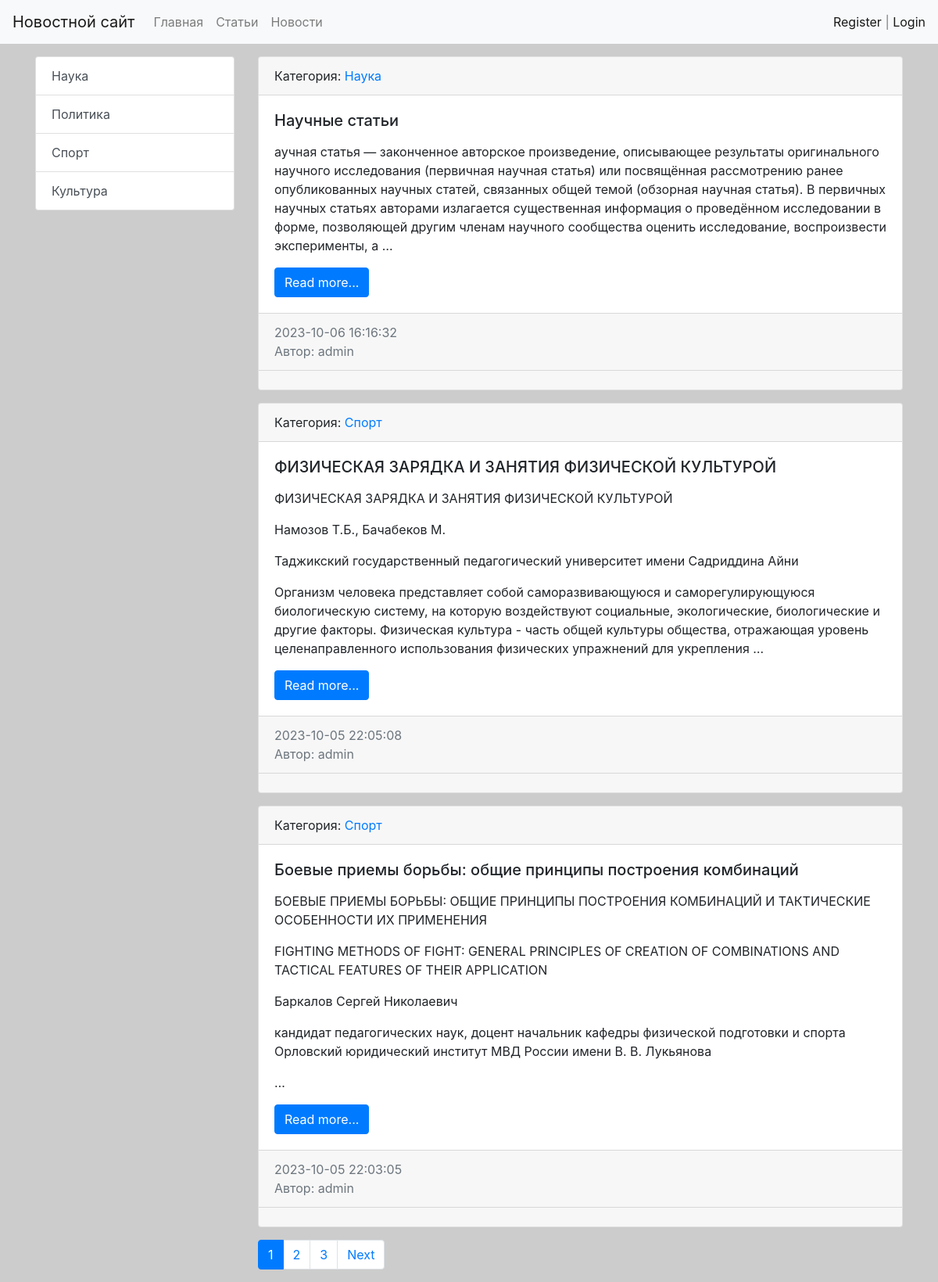
The page /news/articles/ on the database its author committed.
### news/models.py (models this page shows, shortened)
class Category(models.Model):
    name = models.CharField(max_length=64, unique=True)
    def get_absolute_url(self):
        return reverse('category', kwargs={'category_id': self.pk})
    def __str__(self):
        return self.name.title()

class Post(models.Model):
    NEWS = 'NW'
    ARTICLE = 'AR'
    CATEGORY_CHOICES = [
        (NEWS, 'Новость'),
        (ARTICLE, 'Статья'),
    ]
    author = models.ForeignKey(Author, on_delete=models.CASCADE)
    title = models.CharField(max_length=128)
    type_category = models.CharField(max_length=2, choices=CATEGORY_CHOICES, default=ARTICLE)
    content = models.TextField()
    category = models.ForeignKey(Category, on_delete=models.CASCADE)
    publish = models.DateTimeField(default=timezone.now)
    created = models.DateTimeField(auto_now_add=True)
    updated = models.DateTimeField(auto_now=True)
    rating = models.SmallIntegerField(default=0)
    class Meta:
        ordering = ['-publish']
        indexes = [
            models.Index(fields=['publish'])
        ]
    def get_absolute_url(self):
        return reverse('view_news', kwargs={'news_id': self.pk})

class Author(models.Model):
    author_user = models.OneToOneField(User, on_delete=models.CASCADE)
    author_rating = models.SmallIntegerField(default=0)
    def __str__(self):
        return self.author_user.username

### users/models.py (models this page shows)
class User(AbstractUser):
    image = models.ImageField(upload_to='users_images', null=True, blank=True)

### news/views.py (the view)
# urls.py: path('news/articles/', views.ArticleView.as_view(), name='articles'),
class ArticleView(ListView):
    model = Post
    template_name = 'news/articles.html'
    context_object_name = 'articles'
    paginate_by = 3
    def get_context_data(self, *, object_list=None, **kwargs):
        context = super().get_context_data(**kwargs)
        context['title'] = 'Статьи'
        return context
    def get_queryset(self):
        return Post.objects.filter(type_category='AR')

### news/templatetags/news_tags.py (called while the page is built)
@register.inclusion_tag('news/list_categories.html')
def show_categories():
    categories = Category.objects.all()
    return {'categories': categories}

### news/templates/news/articles.html (shortened to what this page needs)
{% extends 'base.html' %}
{% block sidebar %}
{% include 'inc/_sidebar.html' %}
{% endblock %}
{% block content %}
    {% for item in articles %}
    <div class="card mb-3">
        <div class="card-header">
            Категория: <a href="{{ item.category.get_absolute_url }}">{{ item.category }}</a>
        </div>
        <div class="card-body">
            <div class="media">
                <div class="media-body">
                    <h5 class="card-title">{{ item.title }}</h5>
                    <p class="card-text">{{ item.content|safe|linebreaks|truncatewords:50 }}</p>
                    <a href="{{ item.get_absolute_url }}" class="btn btn-primary">Read more...</a>
                </div>
            </div>
        </div>
        <div class="card-footer text-muted">
            {{ item.created|date:"Y-m-d H:i:s" }}
            <br>
            Автор: {{ item.author }}
        </div>
        <div class="card-footer">
        </div>
    </div>
    {% endfor %}
{% endblock %}
{% block paginator %}
{% include 'inc/pagination.html' %}
{% endblock %}

### news/templates/news/list_categories.html
<div class="list-group">
  {% for item in categories %}
  <a href="{{ item.get_absolute_url }}" class="list-group-item list-group-item-action">{{ item.name }}</a>
  {% endfor %}
</div>

### static/css/style.css (style rules this page uses)
body { background-color: #ccc; }

### rows shown on the page
Category: name "Наука"
Category: name "Политика"
Category: name "Спорт"
Category: name "Культура"
Post: category "Наука", title "Научные статьи", content "аучная статья — законченное авторское произведение, описывающее результаты оригинального научного исследования (первичная научная статья) или посвящённая рассмотрению ранее опубликованных научных статей, связанных общей темой (обзорная научная статья). В первичных научных статьях авторами излагается существенная информация о проведённом исследовании в форме, позволяющей другим членам научного сообщества оценить исследование, воспроизвести эксперименты, а …", created "2023-10-06 16:16:32", author "admin"
Post: category "Спорт", title "ФИЗИЧЕСКАЯ ЗАРЯДКА И ЗАНЯТИЯ ФИЗИЧЕСКОЙ КУЛЬТУРОЙ", content "ФИЗИЧЕСКАЯ ЗАРЯДКА И ЗАНЯТИЯ ФИЗИЧЕСКОЙ КУЛЬТУРОЙ Намозов Т.Б., Бачабеков М. Таджикский государственный педагогический университет имени Садриддина Айни Организм человека представляет собой саморазвивающуюся и саморегулирующуюся биологическую систему, на которую воздействуют социальные, экологические, биологические и другие факторы. Физическая культура - часть общей культуры общества, отражающая уровень целенаправленного использования физических упражнений для укрепления …", created "2023-10-05 22:05:08", author "admin"
Post: category "Спорт", title "Боевые приемы борьбы: общие принципы построения комбинаций", content "БОЕВЫЕ ПРИЕМЫ БОРЬБЫ: ОБЩИЕ ПРИНЦИПЫ ПОСТРОЕНИЯ КОМБИНАЦИЙ И ТАКТИЧЕСКИЕ ОСОБЕННОСТИ ИХ ПРИМЕНЕНИЯ FIGHTING METHODS OF FIGHT: GENERAL PRINCIPLES OF CREATION OF COMBINATIONS AND TACTICAL FEATURES OF THEIR APPLICATION Баркалов Сергей Николаевич кандидат педагогических наук, доцент начальник кафедры физической подготовки и спорта Орловский юридический институт МВД России имени В. В. Лукьянова …", created "2023-10-05 22:03:05", author "admin"

### other values the page prints
{{ p }} "1"
{{ p }} "2" "3"
